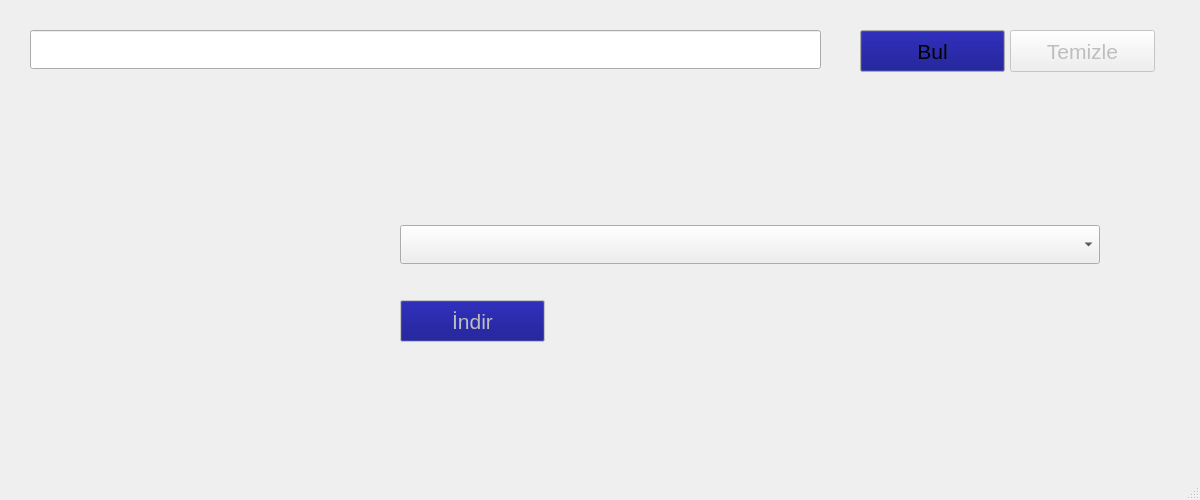
<?xml version="1.0" encoding="UTF-8"?>
<ui version="4.0">
 <class>MainWindow</class>
 <widget class="QMainWindow" name="MainWindow">
  <property name="geometry">
   <rect>
    <x>0</x>
    <y>0</y>
    <width>1200</width>
    <height>500</height>
   </rect>
  </property>
  <property name="font">
   <font>
    <pointsize>16</pointsize>
   </font>
  </property>
  <property name="windowTitle">
   <string>MainWindow</string>
  </property>
  <widget class="QWidget" name="centralwidget">
   <widget class="QLineEdit" name="tbxLink">
    <property name="geometry">
     <rect>
      <x>30</x>
      <y>30</y>
      <width>791</width>
      <height>39</height>
     </rect>
    </property>
    <property name="font">
     <font>
      <pointsize>16</pointsize>
     </font>
    </property>
   </widget>
   <widget class="QPushButton" name="btnBul">
    <property name="geometry">
     <rect>
      <x>860</x>
      <y>30</y>
      <width>145</width>
      <height>42</height>
     </rect>
    </property>
    <property name="palette">
     <palette>
      <active>
       <colorrole role="Button">
        <brush brushstyle="SolidPattern">
         <color alpha="255">
          <red>0</red>
          <green>0</green>
          <blue>127</blue>
         </color>
        </brush>
       </colorrole>
      </active>
      <inactive>
       <colorrole role="Button">
        <brush brushstyle="SolidPattern">
         <color alpha="255">
          <red>0</red>
          <green>0</green>
          <blue>127</blue>
         </color>
        </brush>
       </colorrole>
      </inactive>
      <disabled>
       <colorrole role="Button">
        <brush brushstyle="SolidPattern">
         <color alpha="255">
          <red>0</red>
          <green>0</green>
          <blue>127</blue>
         </color>
        </brush>
       </colorrole>
      </disabled>
     </palette>
    </property>
    <property name="font">
     <font>
      <pointsize>16</pointsize>
     </font>
    </property>
    <property name="text">
     <string>Bul</string>
    </property>
   </widget>
   <widget class="QPushButton" name="btnTemizle">
    <property name="enabled">
     <bool>false</bool>
    </property>
    <property name="geometry">
     <rect>
      <x>1010</x>
      <y>30</y>
      <width>145</width>
      <height>42</height>
     </rect>
    </property>
    <property name="font">
     <font>
      <pointsize>16</pointsize>
     </font>
    </property>
    <property name="text">
     <string>Temizle</string>
    </property>
   </widget>
   <widget class="QLabel" name="lblVideoTitle">
    <property name="geometry">
     <rect>
      <x>400</x>
      <y>100</y>
      <width>700</width>
      <height>100</height>
     </rect>
    </property>
    <property name="text">
     <string/>
    </property>
    <property name="wordWrap">
     <bool>true</bool>
    </property>
   </widget>
   <widget class="QLabel" name="labelimg">
    <property name="geometry">
     <rect>
      <x>30</x>
      <y>100</y>
      <width>320</width>
      <height>240</height>
     </rect>
    </property>
    <property name="sizePolicy">
     <sizepolicy hsizetype="Preferred" vsizetype="Preferred">
      <horstretch>0</horstretch>
      <verstretch>0</verstretch>
     </sizepolicy>
    </property>
    <property name="text">
     <string/>
    </property>
    <property name="scaledContents">
     <bool>true</bool>
    </property>
   </widget>
   <widget class="QComboBox" name="cbxStreams">
    <property name="enabled">
     <bool>true</bool>
    </property>
    <property name="geometry">
     <rect>
      <x>400</x>
      <y>225</y>
      <width>700</width>
      <height>39</height>
     </rect>
    </property>
    <property name="font">
     <font>
      <family>MS Shell Dlg 2</family>
      <pointsize>10</pointsize>
     </font>
    </property>
   </widget>
   <widget class="QPushButton" name="btnIndir">
    <property name="enabled">
     <bool>false</bool>
    </property>
    <property name="geometry">
     <rect>
      <x>400</x>
      <y>300</y>
      <width>145</width>
      <height>42</height>
     </rect>
    </property>
    <property name="palette">
     <palette>
      <active>
       <colorrole role="Button">
        <brush brushstyle="SolidPattern">
         <color alpha="255">
          <red>0</red>
          <green>0</green>
          <blue>127</blue>
         </color>
        </brush>
       </colorrole>
      </active>
      <inactive>
       <colorrole role="Button">
        <brush brushstyle="SolidPattern">
         <color alpha="255">
          <red>0</red>
          <green>0</green>
          <blue>127</blue>
         </color>
        </brush>
       </colorrole>
      </inactive>
      <disabled>
       <colorrole role="Button">
        <brush brushstyle="SolidPattern">
         <color alpha="255">
          <red>0</red>
          <green>0</green>
          <blue>127</blue>
         </color>
        </brush>
       </colorrole>
      </disabled>
     </palette>
    </property>
    <property name="font">
     <font>
      <pointsize>16</pointsize>
     </font>
    </property>
    <property name="text">
     <string>İndir</string>
    </property>
   </widget>
  </widget>
  <widget class="QMenuBar" name="menubar">
   <property name="geometry">
    <rect>
     <x>0</x>
     <y>0</y>
     <width>1200</width>
     <height>43</height>
    </rect>
   </property>
  </widget>
  <widget class="QStatusBar" name="statusbar"/>
 </widget>
 <resources/>
 <connections/>
</ui>
